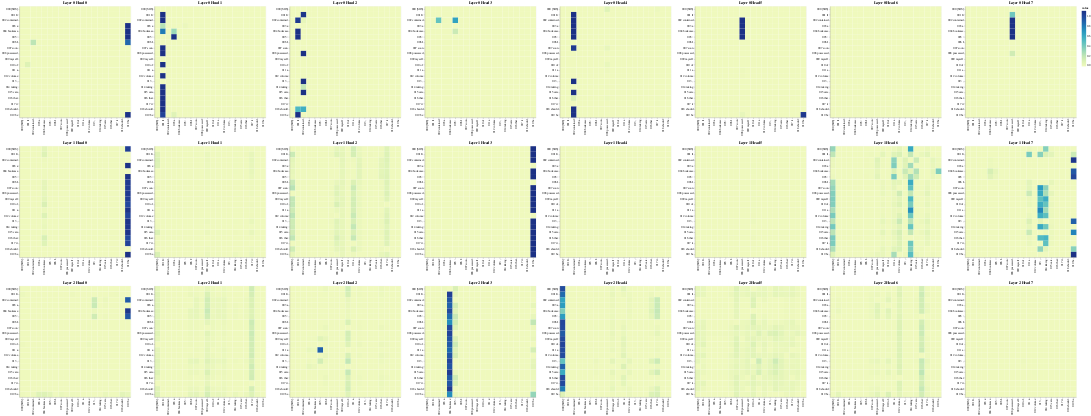

Notebook source saved alongside this figure:
### Code cell
layers = [0, 1, 2]
heads = [0, 1, 2, 3, 4, 5, 6, 7]

# Encoder Self-Attention
get_all_attention_maps("encoder", layers, heads, encoder_input_tokens, encoder_input_tokens, min(20, 350))

### Figure 1 — Vega-Lite specification as saved in the notebook (floating-point values rounded to 4 significant figures; data arrays with more than 128 entries replaced by an {"elided": "..."} marker saying what was removed)
{"config": {"view": {"continuousWidth": 300, "continuousHeight": 300}}, "vconcat": [{"hconcat": [{"data": {"name": "data-467e658de68aa76284facefa7eec409a"}, "mark": {"type": "rect"}, "encoding": {"color": {"field": "value", "type": "quantitative"}, "tooltip": [{"field": "row", "type": "quantitative"}, {"field": "column", "type": "quantitative"}, {"field": "value", "type": "quantitative"}, {"field": "row_token", "type": "nominal"}, {"field": "col_token", "type": "nominal"}], "x": {"axis": {"title": ""}, "field": "col_token", "type": "nominal"}, "y": {"axis": {"title": ""}, "field": "row_token", "type": "nominal"}}, "height": 400, "name": "view_97", "title": "Layer 0 Head 0", "width": 400}, {"data": {"name": "data-c321b90966a1d919e222a2448ba27a80"}, "mark": {"type": "rect"}, "encoding": {"color": {"field": "value", "type": "quantitative"}, "tooltip": [{"field": "row", "type": "quantitative"}, {"field": "column", "type": "quantitative"}, {"field": "value", "type": "quantitative"}, {"field": "row_token", "type": "nominal"}, {"field": "col_token", "type": "nominal"}], "x": {"axis": {"title": ""}, "field": "col_token", "type": "nominal"}, "y": {"axis": {"title": ""}, "field": "row_token", "type": "nominal"}}, "height": 400, "name": "view_98", "title": "Layer 0 Head 1", "width": 400}, {"data": {"name": "data-5c5f8457d0c8b97a76e8fbee8b3dfd8c"}, "mark": {"type": "rect"}, "encoding": {"color": {"field": "value", "type": "quantitative"}, "tooltip": [{"field": "row", "type": "quantitative"}, {"field": "column", "type": "quantitative"}, {"field": "value", "type": "quantitative"}, {"field": "row_token", "type": "nominal"}, {"field": "col_token", "type": "nominal"}], "x": {"axis": {"title": ""}, "field": "col_token", "type": "nominal"}, "y": {"axis": {"title": ""}, "field": "row_token", "type": "nominal"}}, "height": 400, "name": "view_99", "title": "Layer 0 Head 2", "width": 400}, {"data": {"name": "data-0381da37feb5dbb6f15e2b5c6e3cd805"}, "mark": {"type": "rect"}, "encoding": {"color": {"field": "value", "type": "quantitative"}, "tooltip": [{"field": "row", "type": "quantitative"}, {"field": "column", "type": "quantitative"}, {"field": "value", "type": "quantitative"}, {"field": "row_token", "type": "nominal"}, {"field": "col_token", "type": "nominal"}], "x": {"axis": {"title": ""}, "field": "col_token", "type": "nominal"}, "y": {"axis": {"title": ""}, "field": "row_token", "type": "nominal"}}, "height": 400, "name": "view_100", "title": "Layer 0 Head 3", "width": 400}, {"data": {"name": "data-e2b6d109574ece3a9c669a9aaf62dc2f"}, "mark": {"type": "rect"}, "encoding": {"color": {"field": "value", "type": "quantitative"}, "tooltip": [{"field": "row", "type": "quantitative"}, {"field": "column", "type": "quantitative"}, {"field": "value", "type": "quantitative"}, {"field": "row_token", "type": "nominal"}, {"field": "col_token", "type": "nominal"}], "x": {"axis": {"title": ""}, "field": "col_token", "type": "nominal"}, "y": {"axis": {"title": ""}, "field": "row_token", "type": "nominal"}}, "height": 400, "name": "view_101", "title": "Layer 0 Head 4", "width": 400}, {"data": {"name": "data-191cbba7be6d59c22a3326a2335021a9"}, "mark": {"type": "rect"}, "encoding": {"color": {"field": "value", "type": "quantitative"}, "tooltip": [{"field": "row", "type": "quantitative"}, {"field": "column", "type": "quantitative"}, {"field": "value", "type": "quantitative"}, {"field": "row_token", "type": "nominal"}, {"field": "col_token", "type": "nominal"}], "x": {"axis": {"title": ""}, "field": "col_token", "type": "nominal"}, "y": {"axis": {"title": ""}, "field": "row_token", "type": "nominal"}}, "height": 400, "name": "view_102", "title": "Layer 0 Head 5", "width": 400}, {"data": {"name": "data-82a4e3b76958d0c5ce9f1356969e48b7"}, "mark": {"type": "rect"}, "encoding": {"color": {"field": "value", "type": "quantitative"}, "tooltip": [{"field": "row", "type": "quantitative"}, {"field": "column", "type": "quantitative"}, {"field": "value", "type": "quantitative"}, {"field": "row_token", "type": "nominal"}, {"field": "col_token", "type": "nominal"}], "x": {"axis": {"title": ""}, "field": "col_token", "type": "nominal"}, "y": {"axis": {"title": ""}, "field": "row_token", "type": "nominal"}}, "height": 400, "name": "view_103", "title": "Layer 0 Head 6", "width": 400}, {"data": {"name": "data-97b5f18b32ad95494aa3baae8a57bc48"}, "mark": {"type": "rect"}, "encoding": {"color": {"field": "value", "type": "quantitative"}, "tooltip": [{"field": "row", "type": "quantitative"}, {"field": "column", "type": "quantitative"}, {"field": "value", "type": "quantitative"}, {"field": "row_token", "type": "nominal"}, {"field": "col_token", "type": "nominal"}], "x": {"axis": {"title": ""}, "field": "col_token", "type": "nominal"}, "y": {"axis": {"title": ""}, "field": "row_token", "type": "nominal"}}, "height": 400, "name": "view_104", "title": "Layer 0 Head 7", "width": 400}]}, {"hconcat": [{"data": {"name": "data-ca8264f6fdb7111c521b14d415079b5f"}, "mark": {"type": "rect"}, "encoding": {"color": {"field": "value", "type": "quantitative"}, "tooltip": [{"field": "row", "type": "quantitative"}, {"field": "column", "type": "quantitative"}, {"field": "value", "type": "quantitative"}, {"field": "row_token", "type": "nominal"}, {"field": "col_token", "type": "nominal"}], "x": {"axis": {"title": ""}, "field": "col_token", "type": "nominal"}, "y": {"axis": {"title": ""}, "field": "row_token", "type": "nominal"}}, "height": 400, "name": "view_105", "title": "Layer 1 Head 0", "width": 400}, {"data": {"name": "data-8d21668804b633225e64e242f0d80e9a"}, "mark": {"type": "rect"}, "encoding": {"color": {"field": "value", "type": "quantitative"}, "tooltip": [{"field": "row", "type": "quantitative"}, {"field": "column", "type": "quantitative"}, {"field": "value", "type": "quantitative"}, {"field": "row_token", "type": "nominal"}, {"field": "col_token", "type": "nominal"}], "x": {"axis": {"title": ""}, "field": "col_token", "type": "nominal"}, "y": {"axis": {"title": ""}, "field": "row_token", "type": "nominal"}}, "height": 400, "name": "view_106", "title": "Layer 1 Head 1", "width": 400}, {"data": {"name": "data-cb13499117b164b968ce1546a1eb86c7"}, "mark": {"type": "rect"}, "encoding": {"color": {"field": "value", "type": "quantitative"}, "tooltip": [{"field": "row", "type": "quantitative"}, {"field": "column", "type": "quantitative"}, {"field": "value", "type": "quantitative"}, {"field": "row_token", "type": "nominal"}, {"field": "col_token", "type": "nominal"}], "x": {"axis": {"title": ""}, "field": "col_token", "type": "nominal"}, "y": {"axis": {"title": ""}, "field": "row_token", "type": "nominal"}}, "height": 400, "name": "view_107", "title": "Layer 1 Head 2", "width": 400}, {"data": {"name": "data-557f249258fcde3cfd572d24e202ef19"}, "mark": {"type": "rect"}, "encoding": {"color": {"field": "value", "type": "quantitative"}, "tooltip": [{"field": "row", "type": "quantitative"}, {"field": "column", "type": "quantitative"}, {"field": "value", "type": "quantitative"}, {"field": "row_token", "type": "nominal"}, {"field": "col_token", "type": "nominal"}], "x": {"axis": {"title": ""}, "field": "col_token", "type": "nominal"}, "y": {"axis": {"title": ""}, "field": "row_token", "type": "nominal"}}, "height": 400, "name": "view_108", "title": "Layer 1 Head 3", "width": 400}, {"data": {"name": "data-146cfd0b5ff6f6da9d45da94a57ccbc2"}, "mark": {"type": "rect"}, "encoding": {"color": {"field": "value", "type": "quantitative"}, "tooltip": [{"field": "row", "type": "quantitative"}, {"field": "column", "type": "quantitative"}, {"field": "value", "type": "quantitative"}, {"field": "row_token", "type": "nominal"}, {"field": "col_token", "type": "nominal"}], "x": {"axis": {"title": ""}, "field": "col_token", "type": "nominal"}, "y": {"axis": {"title": ""}, "field": "row_token", "type": "nominal"}}, "height": 400, "name": "view_109", "title": "Layer 1 Head 4", "width": 400}, {"data": {"name": "data-8c41a9e7d6ef3074a3f3b4970aeae35f"}, "mark": {"type": "rect"}, "encoding": {"color": {"field": "value", "type": "quantitative"}, "tooltip": [{"field": "row", "type": "quantitative"}, {"field": "column", "type": "quantitative"}, {"field": "value", "type": "quantitative"}, {"field": "row_token", "type": "nominal"}, {"field": "col_token", "type": "nominal"}], "x": {"axis": {"title": ""}, "field": "col_token", "type": "nominal"}, "y": {"axis": {"title": ""}, "field": "row_token", "type": "nominal"}}, "height": 400, "name": "view_110", "title": "Layer 1 Head 5", "width": 400}, {"data": {"name": "data-7a08dbad7ca7613ee45b6a715e2f5c21"}, "mark": {"type": "rect"}, "encoding": {"color": {"field": "value", "type": "quantitative"}, "tooltip": [{"field": "row", "type": "quantitative"}, {"field": "column", "type": "quantitative"}, {"field": "value", "type": "quantitative"}, {"field": "row_token", "type": "nominal"}, {"field": "col_token", "type": "nominal"}], "x": {"axis": {"title": ""}, "field": "col_token", "type": "nominal"}, "y": {"axis": {"title": ""}, "field": "row_token", "type": "nominal"}}, "height": 400, "name": "view_111", "title": "Layer 1 Head 6", "width": 400}, {"data": {"name": "data-64c49e6094f598a92506cdb8345cce7c"}, "mark": {"type": "rect"}, "encoding": {"color": {"field": "value", "type": "quantitative"}, "tooltip": [{"field": "row", "type": "quantitative"}, {"field": "column", "type": "quantitative"}, {"field": "value", "type": "quantitative"}, {"field": "row_token", "type": "nominal"}, {"field": "col_token", "type": "nominal"}], "x": {"axis": {"title": ""}, "field": "col_token", "type": "nominal"}, "y": {"axis": {"title": ""}, "field": "row_token", "type": "nominal"}}, "height": 400, "name": "view_112", "title": "Layer 1 Head 7", "width": 400}]}, {"hconcat": [{"data": {"name": "data-ca1a65738cf1b7888a7ccb76d53e1f5f"}, "mark": {"type": "rect"}, "encoding": {"color": {"field": "value", "type": "quantitative"}, "tooltip": [{"field": "row", "type": "quantitative"}, {"field": "column", "type": "quantitative"}, {"field": "value", "type": "quantitative"}, {"field": "row_token", "type": "nominal"}, {"field": "col_token", "type": "nominal"}], "x": {"axis": {"title": ""}, "field": "col_token", "type": "nominal"}, "y": {"axis": {"title": ""}, "field": "row_token", "type": "nominal"}}, "height": 400, "name": "view_113", "title": "Layer 2 Head 0", "width": 400}, {"data": {"name": "data-acbe4b9b20f110938aca8715fe296218"}, "mark": {"type": "rect"}, "encoding": {"color": {"field": "value", "type": "quantitative"}, "tooltip": [{"field": "row", "type": "quantitative"}, {"field": "column", "type": "quantitative"}, {"field": "value", "type": "quantitative"}, {"field": "row_token", "type": "nominal"}, {"field": "col_token", "type": "nominal"}], "x": {"axis": {"title": ""}, "field": "col_token", "type": "nominal"}, "y": {"axis": {"title": ""}, "field": "row_token", "type": "nominal"}}, "height": 400, "name": "view_114", "title": "Layer 2 Head 1", "width": 400}, {"data": {"name": "data-efc915149512bd6ee21a204929d040e4"}, "mark": {"type": "rect"}, "encoding": {"color": {"field": "value", "type": "quantitative"}, "tooltip": [{"field": "row", "type": "quantitative"}, {"field": "column", "type": "quantitative"}, {"field": "value", "type": "quantitative"}, {"field": "row_token", "type": "nominal"}, {"field": "col_token", "type": "nominal"}], "x": {"axis": {"title": ""}, "field": "col_token", "type": "nominal"}, "y": {"axis": {"title": ""}, "field": "row_token", "type": "nominal"}}, "height": 400, "name": "view_115", "title": "Layer 2 Head 2", "width": 400}, {"data": {"name": "data-1224aed224e58e4dcd521a963a0eefb8"}, "mark": {"type": "rect"}, "encoding": {"color": {"field": "value", "type": "quantitative"}, "tooltip": [{"field": "row", "type": "quantitative"}, {"field": "column", "type": "quantitative"}, {"field": "value", "type": "quantitative"}, {"field": "row_token", "type": "nominal"}, {"field": "col_token", "type": "nominal"}], "x": {"axis": {"title": ""}, "field": "col_token", "type": "nominal"}, "y": {"axis": {"title": ""}, "field": "row_token", "type": "nominal"}}, "height": 400, "name": "view_116", "title": "Layer 2 Head 3", "width": 400}, {"data": {"name": "data-88ad8a0b7b2adeea42c586f6625d989b"}, "mark": {"type": "rect"}, "encoding": {"color": {"field": "value", "type": "quantitative"}, "tooltip": [{"field": "row", "type": "quantitative"}, {"field": "column", "type": "quantitative"}, {"field": "value", "type": "quantitative"}, {"field": "row_token", "type": "nominal"}, {"field": "col_token", "type": "nominal"}], "x": {"axis": {"title": ""}, "field": "col_token", "type": "nominal"}, "y": {"axis": {"title": ""}, "field": "row_token", "type": "nominal"}}, "height": 400, "name": "view_117", "title": "Layer 2 Head 4", "width": 400}, {"data": {"name": "data-ad782802343c4fdf9bb938717a883d72"}, "mark": {"type": "rect"}, "encoding": {"color": {"field": "value", "type": "quantitative"}, "tooltip": [{"field": "row", "type": "quantitative"}, {"field": "column", "type": "quantitative"}, {"field": "value", "type": "quantitative"}, {"field": "row_token", "type": "nominal"}, {"field": "col_token", "type": "nominal"}], "x": {"axis": {"title": ""}, "field": "col_token", "type": "nominal"}, "y": {"axis": {"title": ""}, "field": "row_token", "type": "nominal"}}, "height": 400, "name": "view_118", "title": "Layer 2 Head 5", "width": 400}, {"data": {"name": "data-6a81feb2fe2de0bd1708c177a8d99fe7"}, "mark": {"type": "rect"}, "encoding": {"color": {"field": "value", "type": "quantitative"}, "tooltip": [{"field": "row", "type": "quantitative"}, {"field": "column", "type": "quantitative"}, {"field": "value", "type": "quantitative"}, {"field": "row_token", "type": "nominal"}, {"field": "col_token", "type": "nominal"}], "x": {"axis": {"title": ""}, "field": "col_token", "type": "nominal"}, "y": {"axis": {"title": ""}, "field": "row_token", "type": "nominal"}}, "height": 400, "name": "view_119", "title": "Layer 2 Head 6", "width": 400}, {"data": {"name": "data-06fe4c55c6f697fb5bc73e4c3e26a5c9"}, "mark": {"type": "rect"}, "encoding": {"color": {"field": "value", "type": "quantitative"}, "tooltip": [{"field": "row", "type": "quantitative"}, {"field": "column", "type": "quantitative"}, {"field": "value", "type": "quantitative"}, {"field": "row_token", "type": "nominal"}, {"field": "col_token", "type": "nominal"}], "x": {"axis": {"title": ""}, "field": "col_token", "type": "nominal"}, "y": {"axis": {"title": ""}, "field": "row_token", "type": "nominal"}}, "height": 400, "name": "view_120", "title": "Layer 2 Head 7", "width": 400}]}], "params": [{"name": "param_97", "select": {"type": "interval", "encodings": ["x", "y"]}, "bind": "scales", "views": ["view_97"]}, {"name": "param_98", "select": {"type": "interval", "encodings": ["x", "y"]}, "bind": "scales", "views": ["view_98"]}, {"name": "param_99", "select": {"type": "interval", "encodings": ["x", "y"]}, "bind": "scales", "views": ["view_99"]}, {"name": "param_100", "select": {"type": "interval", "encodings": ["x", "y"]}, "bind": "scales", "views": ["view_100"]}, {"name": "param_101", "select": {"type": "interval", "encodings": ["x", "y"]}, "bind": "scales", "views": ["view_101"]}, {"name": "param_102", "select": {"type": "interval", "encodings": ["x", "y"]}, "bind": "scales", "views": ["view_102"]}, {"name": "param_103", "select": {"type": "interval", "encodings": ["x", "y"]}, "bind": "scales", "views": ["view_103"]}, {"name": "param_104", "select": {"type": "interval", "encodings": ["x", "y"]}, "bind": "scales", "views": ["view_104"]}, {"name": "param_105", "select": {"type": "interval", "encodings": ["x", "y"]}, "bind": "scales", "views": ["view_105"]}, {"name": "param_106", "select": {"type": "interval", "encodings": ["x", "y"]}, "bind": "scales", "views": ["view_106"]}, {"name": "param_107", "select": {"type": "interval", "encodings": ["x", "y"]}, "bind": "scales", "views": ["view_107"]}, {"name": "param_108", "select": {"type": "interval", "encodings": ["x", "y"]}, "bind": "scales", "views": ["view_108"]}, {"name": "param_109", "select": {"type": "interval", "encodings": ["x", "y"]}, "bind": "scales", "views": ["view_109"]}, {"name": "param_110", "select": {"type": "interval", "encodings": ["x", "y"]}, "bind": "scales", "views": ["view_110"]}, {"name": "param_111", "select": {"type": "interval", "encodings": ["x", "y"]}, "bind": "scales", "views": ["view_111"]}, {"name": "param_112", "select": {"type": "interval", "encodings": ["x", "y"]}, "bind": "scales", "views": ["view_112"]}, {"name": "param_113", "select": {"type": "interval", "encodings": ["x", "y"]}, "bind": "scales", "views": ["view_113"]}, {"name": "param_114", "select": {"type": "interval", "encodings": ["x", "y"]}, "bind": "scales", "views": ["view_114"]}, {"name": "param_115", "select": {"type": "interval", "encodings": ["x", "y"]}, "bind": "scales", "views": ["view_115"]}, {"name": "param_116", "select": {"type": "interval", "encodings": ["x", "y"]}, "bind": "scales", "views": ["view_116"]}, {"name": "param_117", "select": {"type": "interval", "encodings": ["x", "y"]}, "bind": "scales", "views": ["view_117"]}, {"name": "param_118", "select": {"type": "interval", "encodings": ["x", "y"]}, "bind": "scales", "views": ["view_118"]}, {"name": "param_119", "select": {"type": "interval", "encodings": ["x", "y"]}, "bind": "scales", "views": ["view_119"]}, {"name": "param_120", "select": {"type": "interval", "encodings": ["x", "y"]}, "bind": "scales", "views": ["view_120"]}], "$schema": "https://vega.github.io/schema/vega-lite/v5.20.1.json", "datasets": {"data-467e658de68aa76284facefa7eec409a": {"elided": "400 records"}, "data-c321b90966a1d919e222a2448ba27a80": {"elided": "400 records"}, "data-5c5f8457d0c8b97a76e8fbee8b3dfd8c": {"elided": "400 records"}, "data-0381da37feb5dbb6f15e2b5c6e3cd805": {"elided": "400 records"}, "data-e2b6d109574ece3a9c669a9aaf62dc2f": {"elided": "400 records"}, "data-191cbba7be6d59c22a3326a2335021a9": {"elided": "400 records"}, "data-82a4e3b76958d0c5ce9f1356969e48b7": {"elided": "400 records"}, "data-97b5f18b32ad95494aa3baae8a57bc48": {"elided": "400 records"}, "data-ca8264f6fdb7111c521b14d415079b5f": {"elided": "400 records"}, "data-8d21668804b633225e64e242f0d80e9a": {"elided": "400 records"}, "data-cb13499117b164b968ce1546a1eb86c7": {"elided": "400 records"}, "data-557f249258fcde3cfd572d24e202ef19": {"elided": "400 records"}, "data-146cfd0b5ff6f6da9d45da94a57ccbc2": {"elided": "400 records"}, "data-8c41a9e7d6ef3074a3f3b4970aeae35f": {"elided": "400 records"}, "data-7a08dbad7ca7613ee45b6a715e2f5c21": {"elided": "400 records"}, "data-64c49e6094f598a92506cdb8345cce7c": {"elided": "400 records"}, "data-ca1a65738cf1b7888a7ccb76d53e1f5f": {"elided": "400 records"}, "data-acbe4b9b20f110938aca8715fe296218": {"elided": "400 records"}, "data-efc915149512bd6ee21a204929d040e4": {"elided": "400 records"}, "data-1224aed224e58e4dcd521a963a0eefb8": {"elided": "400 records"}, "data-88ad8a0b7b2adeea42c586f6625d989b": {"elided": "400 records"}, "data-ad782802343c4fdf9bb938717a883d72": {"elided": "400 records"}, "data-6a81feb2fe2de0bd1708c177a8d99fe7": {"elided": "400 records"}, "data-06fe4c55c6f697fb5bc73e4c3e26a5c9": {"elided": "400 records"}}}
